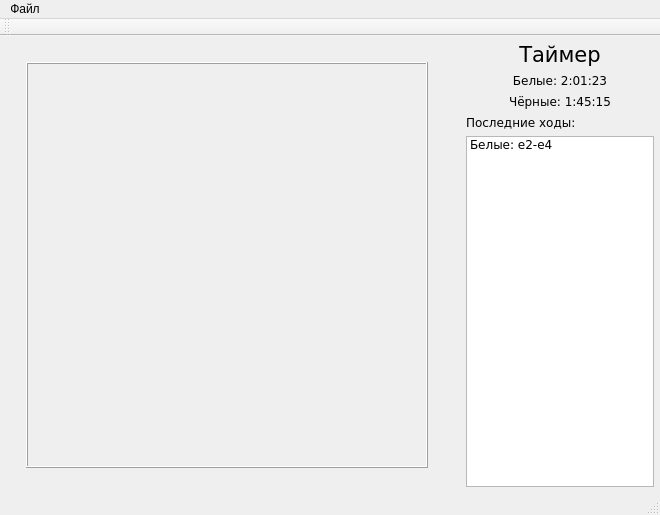
<?xml version="1.0" encoding="UTF-8"?>
<ui version="4.0">
 <class>MainWindow</class>
 <widget class="QMainWindow" name="MainWindow">
  <property name="geometry">
   <rect>
    <x>0</x>
    <y>0</y>
    <width>660</width>
    <height>508</height>
   </rect>
  </property>
  <property name="windowTitle">
   <string>Шахматы</string>
  </property>
  <widget class="QWidget" name="centralWidget">
   <property name="font">
    <font>
     <family>Verdana</family>
    </font>
   </property>
   <layout class="QHBoxLayout" name="horizontalLayout">
    <property name="spacing">
     <number>15</number>
    </property>
    <property name="leftMargin">
     <number>6</number>
    </property>
    <property name="topMargin">
     <number>6</number>
    </property>
    <property name="rightMargin">
     <number>6</number>
    </property>
    <property name="bottomMargin">
     <number>6</number>
    </property>
    <item>
     <widget class="QWidget" name="chessBoard" native="true">
      <property name="minimumSize">
       <size>
        <width>445</width>
        <height>445</height>
       </size>
      </property>
      <widget class="ChessBoard" name="board">
       <property name="geometry">
        <rect>
         <x>20</x>
         <y>20</y>
         <width>402</width>
         <height>406</height>
        </rect>
       </property>
       <property name="minimumSize">
        <size>
         <width>402</width>
         <height>402</height>
        </size>
       </property>
       <property name="baseSize">
        <size>
         <width>402</width>
         <height>400</height>
        </size>
       </property>
       <property name="acceptDrops">
        <bool>true</bool>
       </property>
       <property name="frameShape">
        <enum>QFrame::Box</enum>
       </property>
       <property name="frameShadow">
        <enum>QFrame::Raised</enum>
       </property>
      </widget>
     </widget>
    </item>
    <item>
     <layout class="QVBoxLayout" name="verticalLayout">
      <item>
       <widget class="QLabel" name="timerHeader">
        <property name="font">
         <font>
          <family>Verdana</family>
          <pointsize>16</pointsize>
          <weight>50</weight>
          <bold>false</bold>
         </font>
        </property>
        <property name="text">
         <string>Таймер</string>
        </property>
        <property name="alignment">
         <set>Qt::AlignCenter</set>
        </property>
       </widget>
      </item>
      <item>
       <widget class="QLabel" name="timerWhite">
        <property name="text">
         <string>Белые: 2:01:23</string>
        </property>
        <property name="alignment">
         <set>Qt::AlignCenter</set>
        </property>
       </widget>
      </item>
      <item>
       <widget class="QLabel" name="timerBlack">
        <property name="text">
         <string>Чёрные: 1:45:15</string>
        </property>
        <property name="alignment">
         <set>Qt::AlignCenter</set>
        </property>
       </widget>
      </item>
      <item>
       <widget class="QLabel" name="lastMovesLabel">
        <property name="text">
         <string>Последние ходы:</string>
        </property>
       </widget>
      </item>
      <item>
       <widget class="QListWidget" name="lastMoves">
        <item>
         <property name="text">
          <string>Белые: e2-e4</string>
         </property>
        </item>
       </widget>
      </item>
     </layout>
    </item>
   </layout>
  </widget>
  <widget class="QMenuBar" name="menuBar">
   <property name="geometry">
    <rect>
     <x>0</x>
     <y>0</y>
     <width>660</width>
     <height>21</height>
    </rect>
   </property>
   <widget class="QMenu" name="menu">
    <property name="title">
     <string>Файл</string>
    </property>
    <addaction name="action_3"/>
    <addaction name="saveAction"/>
    <addaction name="loadAction"/>
    <addaction name="exitAction"/>
   </widget>
   <addaction name="menu"/>
  </widget>
  <widget class="QToolBar" name="mainToolBar">
   <attribute name="toolBarArea">
    <enum>TopToolBarArea</enum>
   </attribute>
   <attribute name="toolBarBreak">
    <bool>false</bool>
   </attribute>
  </widget>
  <widget class="QStatusBar" name="statusBar"/>
  <action name="saveAction">
   <property name="text">
    <string>Сохранить игру</string>
   </property>
  </action>
  <action name="loadAction">
   <property name="text">
    <string>Загрузить игру</string>
   </property>
  </action>
  <action name="action_3">
   <property name="text">
    <string>Новая игра</string>
   </property>
  </action>
  <action name="exitAction">
   <property name="text">
    <string>Выход</string>
   </property>
  </action>
 </widget>
 <layoutdefault spacing="6" margin="11"/>
 <customwidgets>
  <customwidget>
   <class>ChessBoard</class>
   <extends>QFrame</extends>
   <header>chessboard.h</header>
   <container>1</container>
  </customwidget>
 </customwidgets>
 <resources/>
 <connections/>
</ui>
